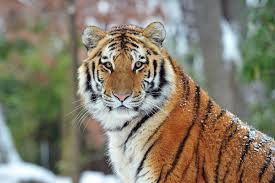
#> input picture Resources/Tiger3.jpg, 275 x 183 px
$ python chapter3.py
#> lines starting #> are read from the running program, lines starting #| are printed output that depends on the picture
import cv2
import numpy as np

img = cv2.imread("Resources/Tiger3.jpg")
#> img is the input picture: shape (183, 275, 3); mean B, G, R 108.5, 126.5, 133
print(img.shape)
#| (183, 275, 3)

imgResize = cv2.resize(img,(180,100))
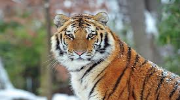
#> imgResize: shape (100, 180, 3); mean B, G, R 108.4, 126.4, 133
imgCropped = img[0:100,100:200]
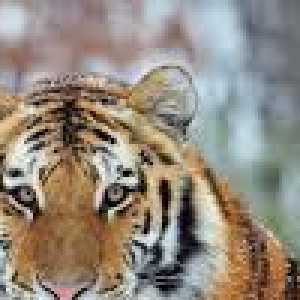
#> imgCropped: shape (100, 100, 3) (shown 3 times larger); mean B, G, R 126.6, 138.2, 148

cv2.imshow("Image", img)
cv2.imshow("Image Resize", imgResize)
cv2.imshow("Image Cropped", imgCropped)
cv2.waitKey(0)

$ run again, with Resources/Tiger1.jpg copied over Resources/Tiger3.jpg
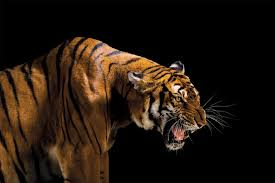
#> input picture Resources/Tiger1.jpg, 275 x 183 px
#> img is the input picture: shape (183, 275, 3); mean B, G, R 14.4, 23.9, 35.7
#| (183, 275, 3)
#> `imgResize = cv2.resize(img,(180,100))`:
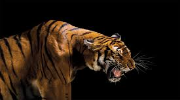
#> imgResize: shape (100, 180, 3); mean B, G, R 14.4, 23.9, 35.7
#> `imgCropped = img[0:100,100:200]`:
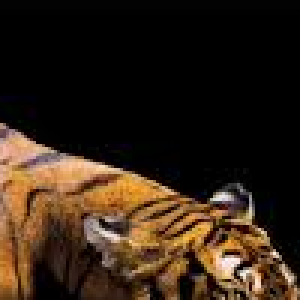
#> imgCropped: shape (100, 100, 3) (shown 3 times larger); mean B, G, R 21.7, 34.9, 50.1

$ run again, with Resources/Tiger2.jpg copied over Resources/Tiger3.jpg
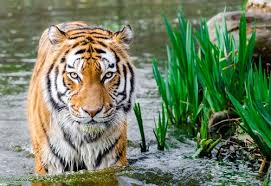
#> input picture Resources/Tiger2.jpg, 271 x 186 px
#> img is the input picture: shape (186, 271, 3); mean B, G, R 99.8, 128.5, 112.9
#| (186, 271, 3)
#> `imgResize = cv2.resize(img,(180,100))`:
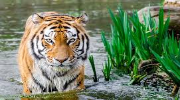
#> imgResize: shape (100, 180, 3); mean B, G, R 99.6, 128.3, 112.7
#> `imgCropped = img[0:100,100:200]`:
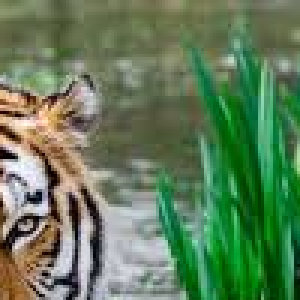
#> imgCropped: shape (100, 100, 3) (shown 3 times larger); mean B, G, R 90.1, 124.9, 97.4
